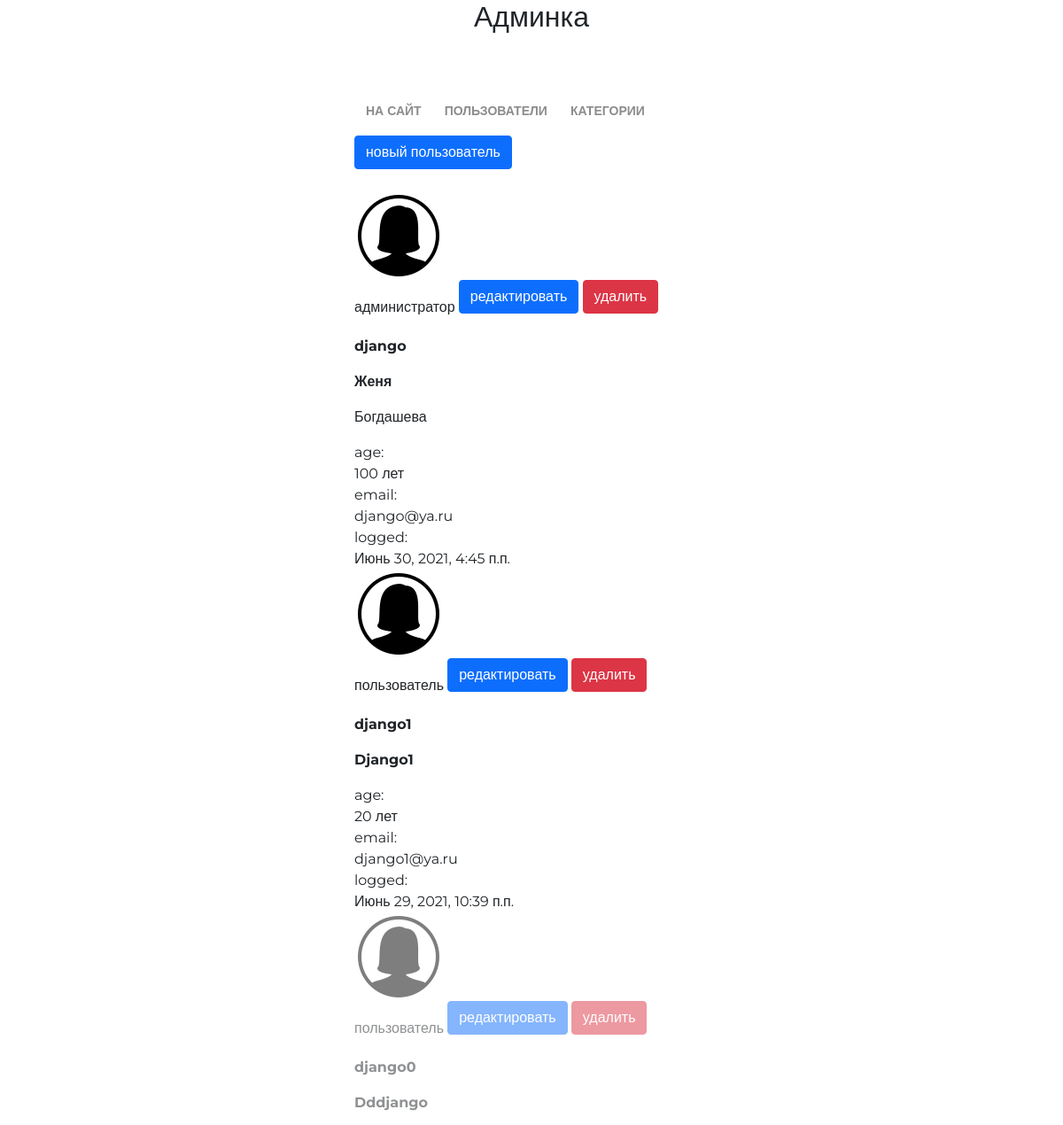
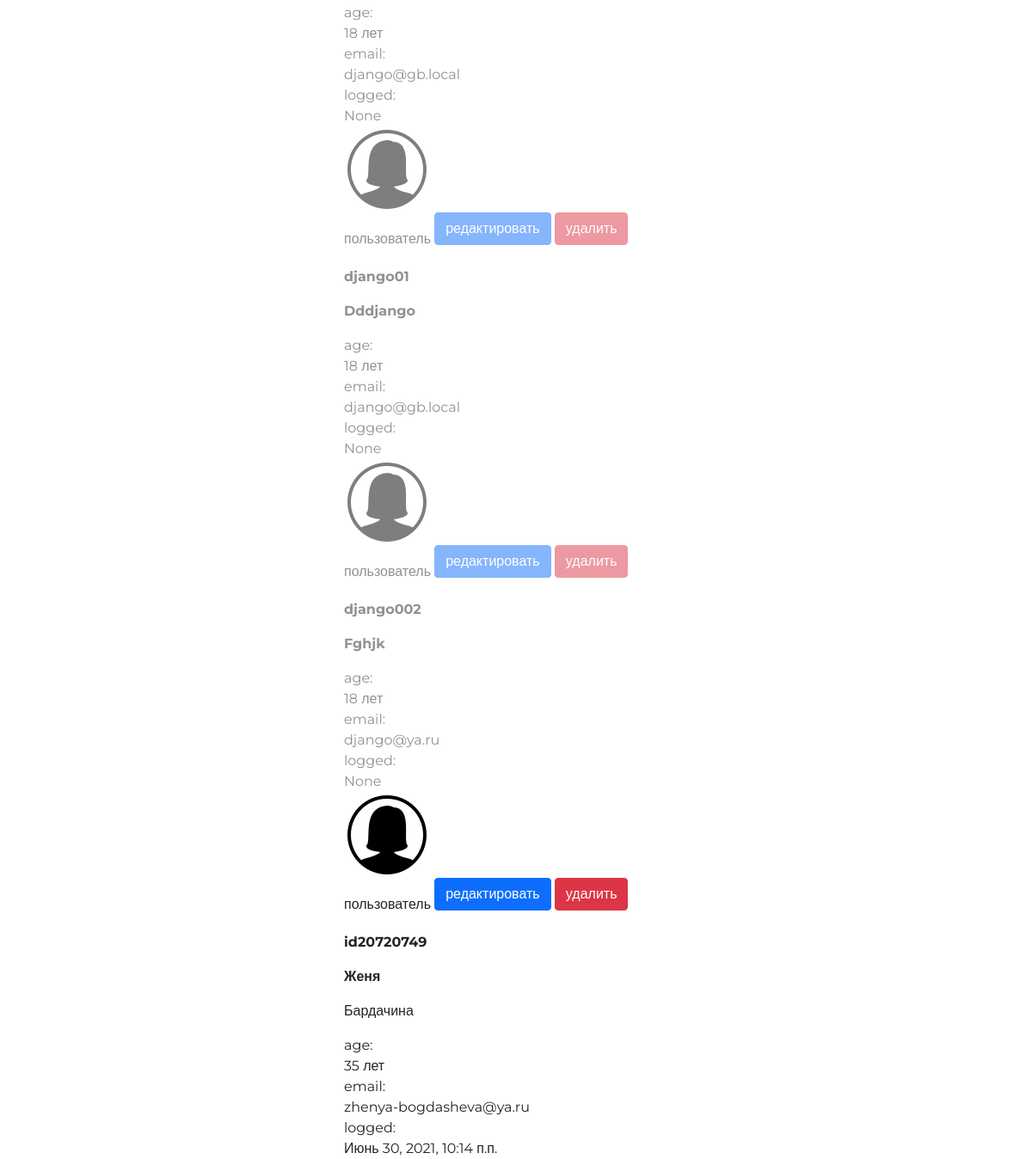
The page /my/admin/ (signed in) on the database as committed earlier (2 pictures, top to bottom).
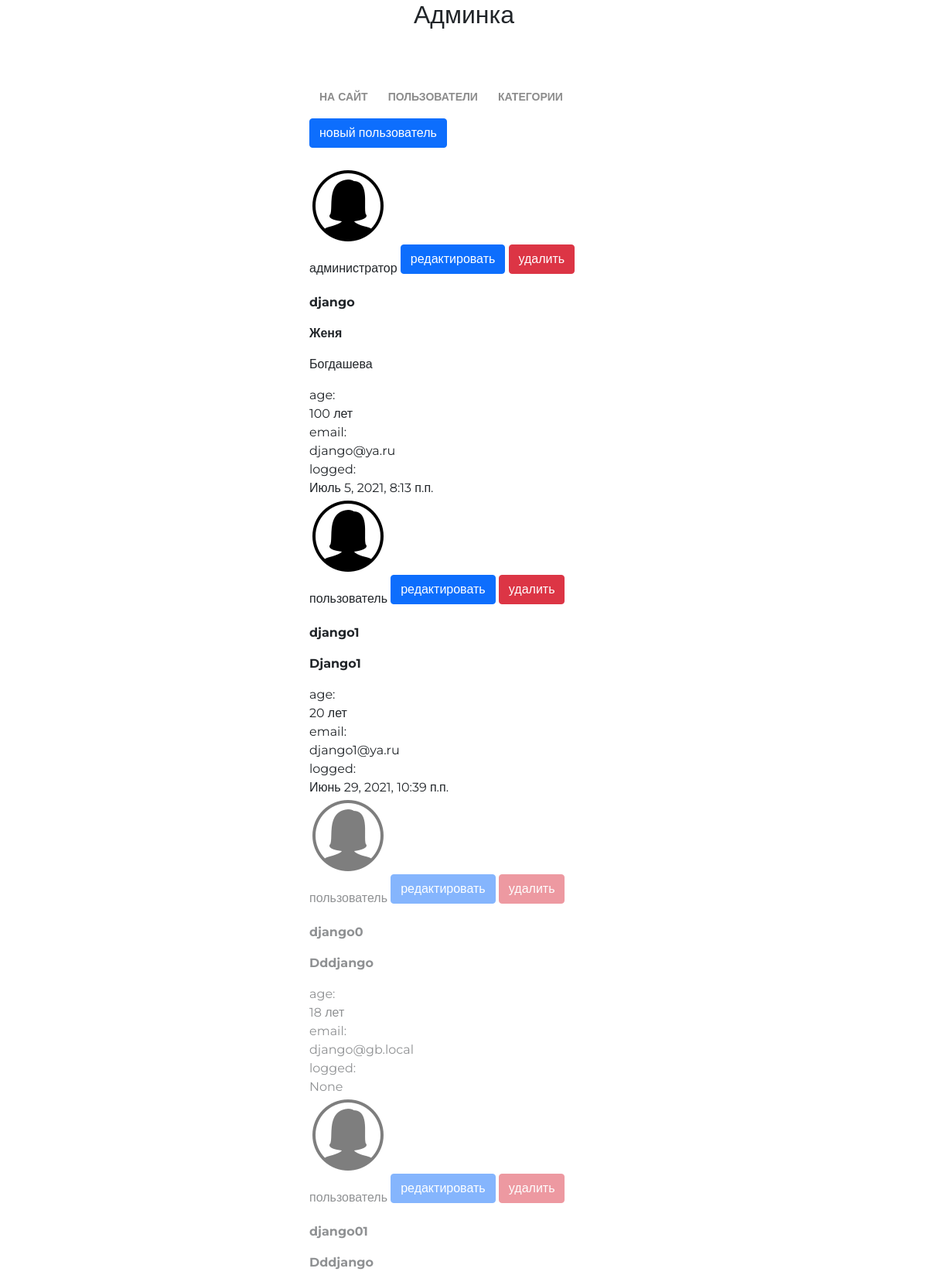
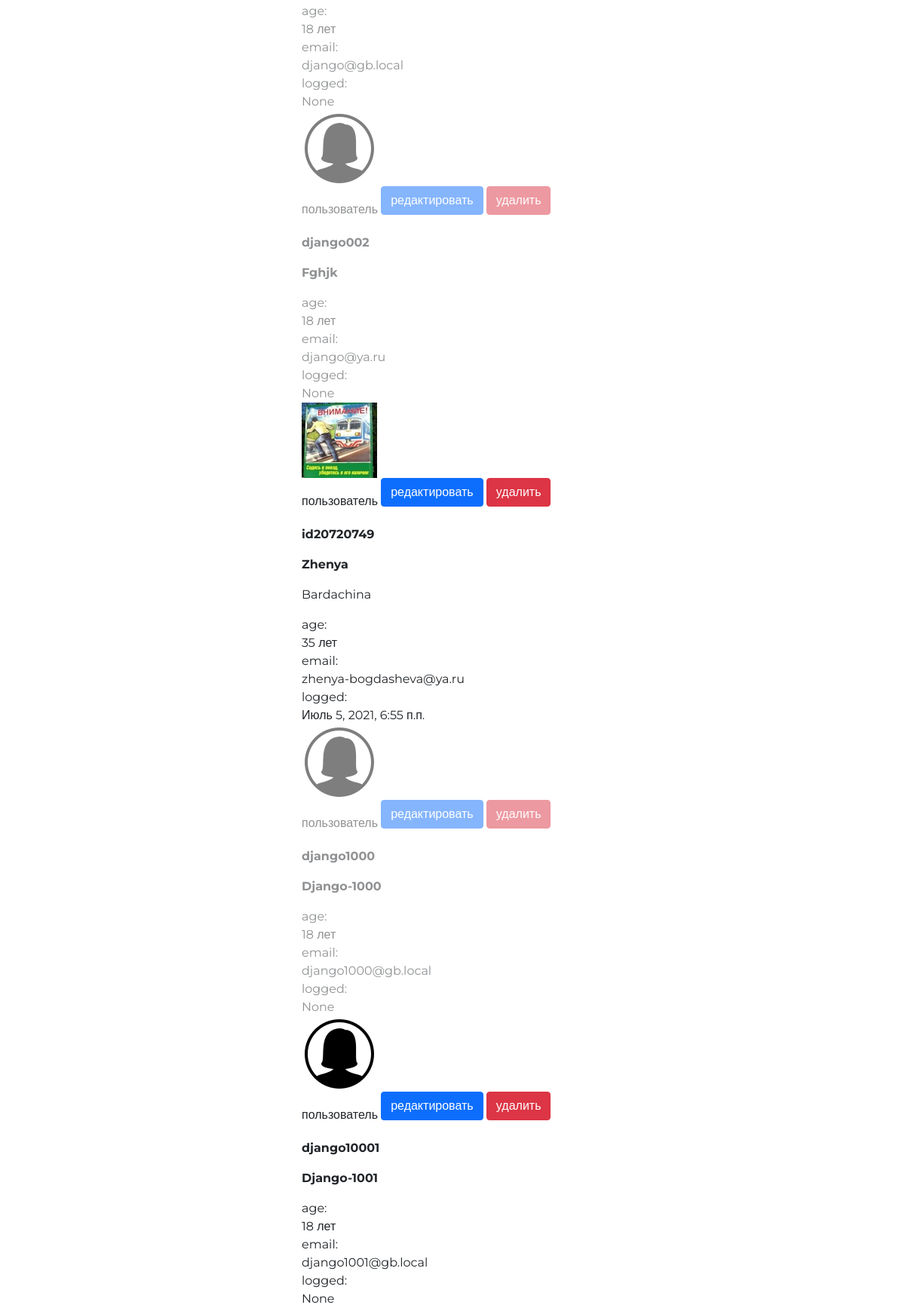
The same page on the database as committed later (2 pictures, top to bottom).
### authapp/models.py (models this page shows, shortened)
class ShopUser(AbstractUser):
    avatar = models.ImageField(upload_to='user_avatars', blank=True)
    age = models.PositiveIntegerField(verbose_name='возраст', default=18)
    activation_key = models.CharField(max_length=128, blank=True)
    activation_key_created = models.DateTimeField(auto_now_add=True, blank=True, null=True)

### adminapp/views.py (the view)
# urls.py: path('', adminapp.index, name='index'),
@user_passes_test(lambda user: user.is_superuser)
def index(request):
    all_users = get_user_model().objects.all()
    context = {
        'page_title': 'админка/пользователи',
        'all_users': all_users,
    }
    return render(request, 'adminapp/index.html', context)

### mainapp/context_processors.py (called while the page is built)
def categories(request):
    return {
        'categories': ProductCategory.objects.all()
    }

### mainapp/templatetags/my_tags.py (called while the page is built)
@register.filter(name='media_folder_users')
def media_folder_users(string):
    if not string:
        string = 'user_avatars/_user.png'
    return f'{settings.MEDIA_URL}{string}'

### adminapp/templates/adminapp/index.html
{% extends 'adminapp/base.html' %}
{% load static %}
{% load my_tags %}
{% block container %}
<div class="mx-auto col-4">
  <div class="users_list">
    <a href="{% url 'authapp:register' %}" class="btn btn-primary new_user">
      новый пользователь
    </a>
    {% for shop_user in all_users %}
      <div class="user_record {% if not shop_user.is_active %}not_active{% endif %}">
        <img src="{{ shop_user.avatar|media_folder_users }}" alt="{{ shop_user.username }}">
        <div class="user_role">
          {% if shop_user.is_superuser %}администратор{% else %}пользователь{% endif %}
          <a href="{% url 'adminapp:user_update' shop_user.pk %}" class="btn btn-primary">
            редактировать
          </a>
          <a href="{% url 'adminapp:user_delete' shop_user.pk %}" class="btn btn-danger">
            удалить
          </a>
        </div>
        <div class="user_name">
          <p><strong>{{ shop_user.username }}</strong></p>
          <p>
            {% if shop_user.first_name %}
              <b>{{ shop_user.first_name|capfirst }}</b>
              {% if shop_user.last_name %}
                <p>{{ shop_user.last_name|capfirst }}</p>
              {% endif %}
            {% endif %}
          </p>
        </div>
        <div class="user_age">
          age:<br>
          {{ shop_user.age }} лет
        </div>
        <div class="user_email">
          email:<br>
          {{ shop_user.email }}
        </div>
         <div class="user_last_login">
          logged:<br>
          {{ shop_user.last_login }}
        </div>
      </div>
    {% endfor %}
  </div>
</div>
{% endblock %}

Rows that differ between the two databases and show on the page:
changed ShopUser "django": last_login "Июнь 30, 2021, 4:45 п.п." → "Июль 5, 2021, 8:13 п.п."
changed ShopUser "id20720749": avatar|media_folder_users: picture added in place of a placeholder; first_name "Женя" → "Zhenya"; last_name "Бардачина" → "Bardachina"; last_login "Июнь 30, 2021, 10:14 п.п." → "Июль 5, 2021, 6:55 п.п."
added ShopUser: is_superuser "пользователь", username "django1000", first_name "Django-1000", age "18", email "django1000@gb.local", last_login "None", is_active False (drawn)
added ShopUser: is_superuser "пользователь", username "django10001", first_name "Django-1001", age "18", email "django1001@gb.local", last_login "None", is_active True (drawn)
